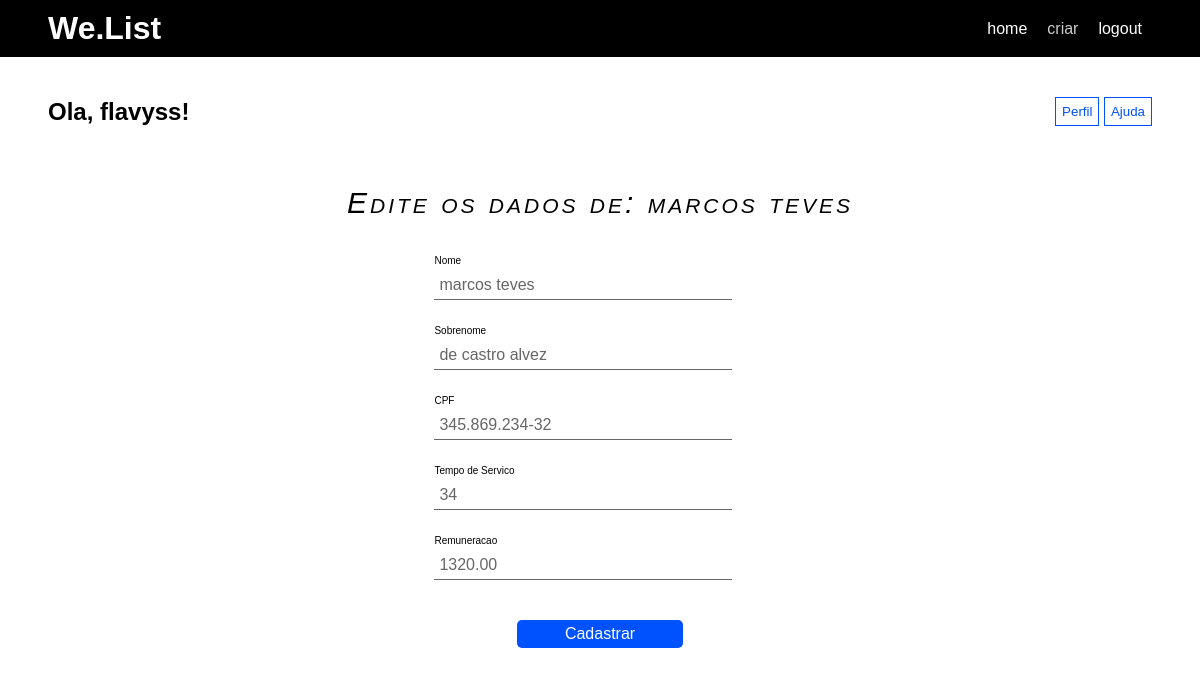
The page /update/5 (signed in) on the database its author committed.
### website/models.py (models this page shows, shortened)
class Funcionario(models.Model):
    nome = models.CharField(max_length=255, null=False, blank=False)
    sobrenome = models.CharField(max_length=255, null=False, blank=False)
    cpf= models.CharField(max_length=14, null=False, blank=False)
    tempo_de_servico = models.IntegerField(default=0, null=False, blank=False)
    remuneracao = models.DecimalField(max_digits=8, decimal_places=2, null=False, blank=False)
    cdp = models.CharField(max_length=255, null=False, blank=False, default='')
    objects = models.Manager()

### website/views.py (the view, shortened to what this page needs)
# urls.py: path('update/<int:id>', views.update, name='update'),
@login_required(login_url="/login/")
def update(request, id):
    user=request.user
    funcionario = Funcionario.objects.get(id=id)
    if request.method == 'GET':
        return render(request, 'update/update.html', {'user': user, 'funcionario': funcionario})

### website/templates/update/update.html (shortened to what this page needs)
<!DOCTYPE html>
<html lang="pt-br">
<head>
    {% load static %}
    <link rel="stylesheet" href="{% static 'css/style.css' %}">
    <link rel="stylesheet" href="{% static 'css/create.css' %}">
</head>
<body>
    <header>
        <div class="container">
            <div class="logo">
                <h1>We.List</h1>
            </div>
            <nav class="menu_desktop">
                <ul>
                    <li><a href="{% url 'home' %}">home</a></li>
                    <li><a href="{% url 'create' %}" class="ativo">criar</a></li>
                    <li><a href="{% url 'logout_view' %}">logout</a></li>
                </ul>
            </nav>
        </div>
    </header>
    <section>
        <div class="container">
            <div class="user">
                <div class="name">
                    <h1>Ola, {{user.username}}!</h1>
                </div>
                <div class="options">
                    <a href=""><button>Perfil</button></a>
                    <a href=""><button>Ajuda</button></a>
                </div>
            </div>
            <form action="{% url 'update' funcionario.id %}" method="POST">
                    <h1>Edite os dados de: {{funcionario.nome}}</h1>
                <div class="w100">
                    <p>Nome</p>
                    <input type="text" name="nome" value="{{funcionario.nome}}">
                </div>
                <div class="w100">
                    <p>Sobrenome</p>
                    <input type="text" name="sobrenome" value="{{funcionario.sobrenome}}">
                </div>
                <div class="w100">
                    <p>CPF</p>
                    <input type="text" name="cpf" value="{{funcionario.cpf}}">
                </div>
                <div class="w100">
                    <p>Tempo de Servico</p>
                    <input type="text" name="tempo" value="{{funcionario.tempo_de_servico}}">
                </div>
                <div class="w100">
                    <p>Remuneracao</p>
                    <input type="text" name="remuneracao" value="{{funcionario.remuneracao}}">
                </div>
                <div class="w100s">
                    <input type="submit" value="Cadastrar">
                </div>
            </form>
        </div>
    </section>
</body>
</html>

### website/static/css/style.css (style rules this page uses)
:root { --bl: #000; --wt: #fff; --cc: #ccc; --mm: #666; --bb: rgb(0, 81, 255); }
* { box-sizing: border-box; margin: 0; padding: 0; font-family: 'Lucida Sans', 'Lucida Sans Regular', 'Lucida Grande', 'Lucida Sans Unicode', Geneva, Verdana, sans-serif; }
html, body { height: 100%; }
.container { width: 100%; max-width: 1300px; margin: 0 auto; padding: 0 4%; }
header { padding: 10px 0; background-color: var(--bl); color: #fff; }
header > .container { display: flex; align-items: center; justify-content: space-between; }
header .menu_desktop ul { display: flex; justify-content: space-between; list-style: none;t }
header .menu_desktop ul li { margin: 0 10px; }
header .menu_desktop ul li a { text-decoration: none; color: var(--wt); }
header .menu_desktop ul li a:hover, header .menu_desktop ul li .ativo { color: var(--cc); }
section form { width: 100%; margin: 40px 0; display: flex; flex-direction: column; align-items: center; justify-content: center; }
section form h1 { margin: 20px 0; font-size: 30px; font-weight: lighter; font-variant: small-caps; font-style: italic; letter-spacing: 3px; }
section form .w100, section form .w100s { width: 30%; margin: 10px auto; }
section form .w100s { text-align: center; }
section form p { margin: 5px 0; font-size: 10px; }
section form input { width: 90%; outline: none; padding: 5px; font-size: 16px; border-left: none; border-right: none; border-top: none; border-bottom: 1px solid var(--mm); color: var(--mm); transition: 1s; }
section form .w100s input { width: 50%; outline: none; padding: 5px; font-size: 16px; cursor: pointer; border-radius: 5px; border: none; color: var(--wt); background-color: var(--bb); transition: 1s; margin: 20px 0; }

### website/static/css/create.css (style rules this page uses)
.user { margin: 40px 0 0 0; display: flex; align-items: center; justify-content: space-between; }
.user .options button { padding: 6px; border: 1px solid var(--bb); color: var(--bb); background-color: transparent; cursor: pointer; transition: 1s; }

### rows shown on the page
Funcionario: nome "marcos teves", sobrenome "de castro alvez", cpf "345.869.234-32", tempo "34", remuneracao "1320.00"

### other values the page prints
{{ user.username }} "flavyss"
